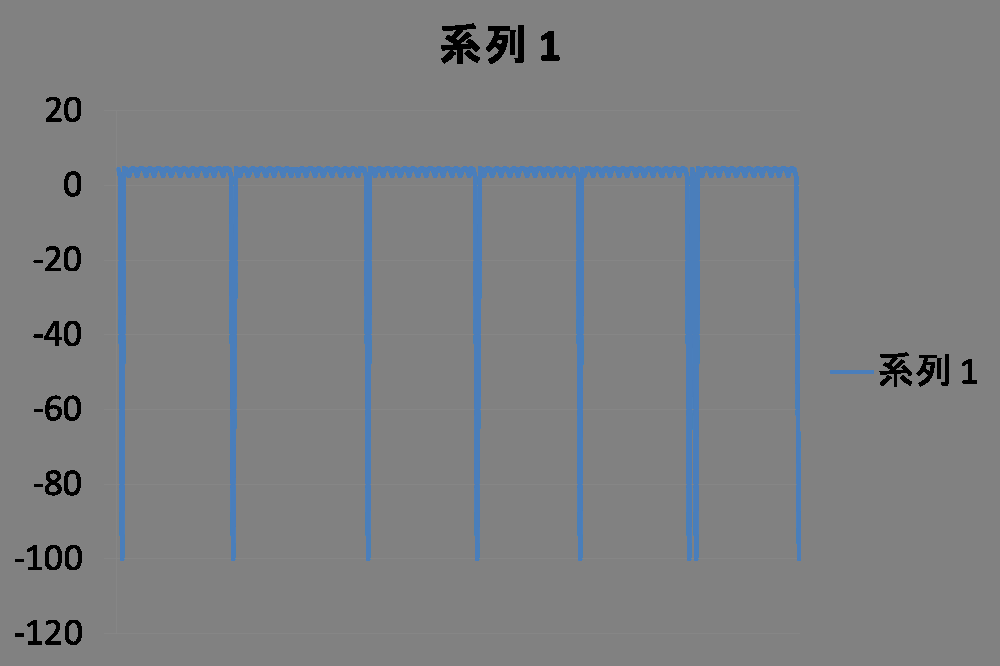
#> input picture py/openCvLab/sample.png, 1000 x 666 px
$ python extractspike.py
#> lines starting #> are read from the running program, lines starting #| are printed output that depends on the picture; after the words box and inside, x2 and y2 are one past the last pixel; in counts of white or black regions, pixels touching at a corner belong together
import cv2
import os.path
import numpy as np
import math


def ready_use_opencv(image_path):
    """
    opencv利用準備
    :param image_path: 画像パス
    :return: imread
    """
#> called with image_path = 'sample.png'
    # 画像入力　第2引数は 1: カラー 0: モノクロ
    return cv2.imread(image_path, 1)
#> returned value is the input picture: shape (666, 1000, 3); mean B, G, R 130, 127.5, 125.4


def write_image(target_imread, outputFileName):
    """
    画像ファイルの書き出し
    :param target_imread: imread
    :param outputFileName: ファイル名
    :return: なし（画像を吐き出す
    """
    output_dir = os.path.join(os.getcwd(), 'result', outputFileName)
    cv2.imwrite(output_dir, target_imread)


# [8 lines left out: function cut_image, not called in this run]


def extract_edges(target_imread, debugged):
    """
    エッジ抽出する
    :param target_imread: imread
    :param: debugged : false:デバッグしない true:デバッグする
    :return: 加工済みimread
    """
#> called with debugged = True
    gray_scale = cv2.cvtColor(target_imread, cv2.COLOR_BGR2GRAY)
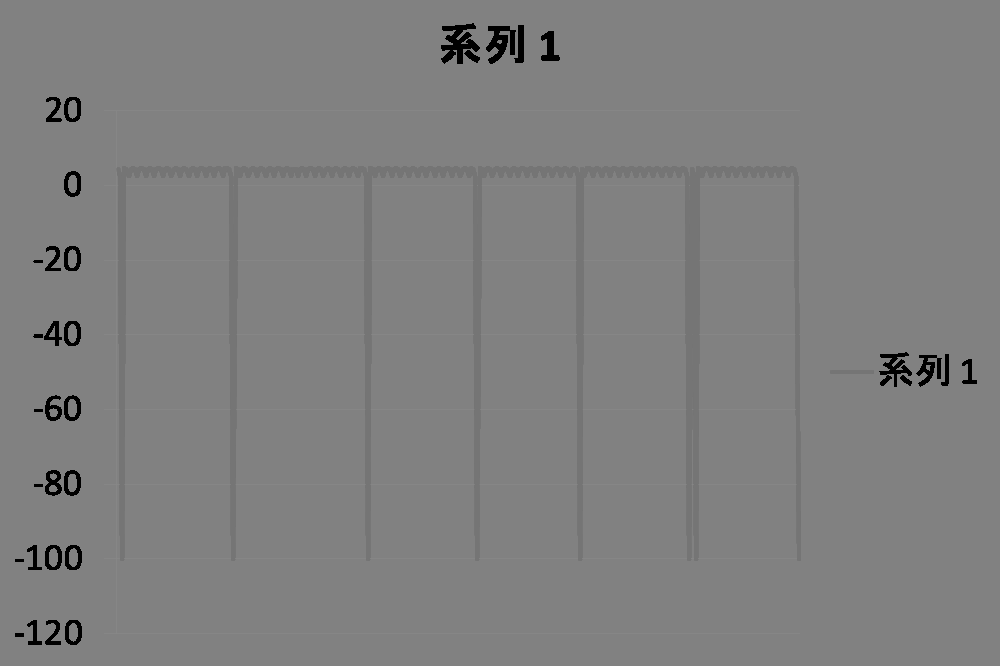
#> gray_scale: shape (666, 1000); min 0, max 135, mean 127.2

    # ノイズ直線(補助線とか)を削除する
    _, binary_threshold = cv2.threshold(gray_scale, 120, 255, cv2.THRESH_BINARY)
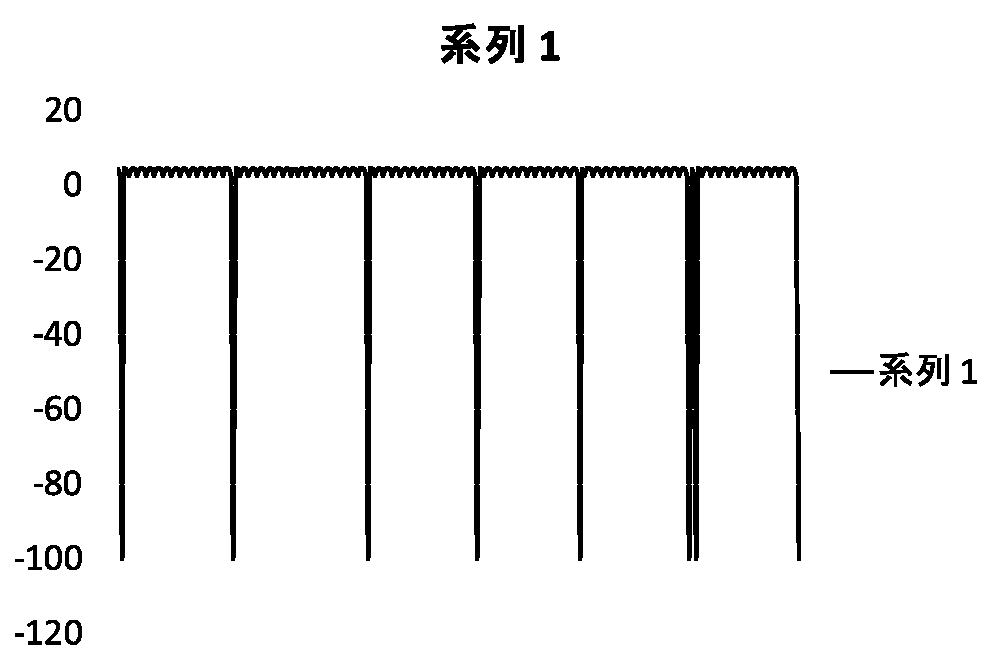
#> binary_threshold: shape (666, 1000); 94.9% white; 35 black regions, largest, box (x1, y1, x2, y2) and area: (117, 166, 801, 561) 26772, (441, 23, 480, 64) 797, (486, 26, 516, 64) 609
    edges = cv2.bitwise_not(binary_threshold)
    # edges = cv2.Canny(binary_threshold, 100, 200, apertureSize=7)


    # デバッグ用
    if debugged:
        write_image(binary_threshold, 'binary_threshold.png')
        write_image(edges, 'edge.png')

    return edges


# [12 lines left out: function extract_horizontal, not called in this run]


def extract_vertical(x1, x2, y1, y2, target_imread):
    # 垂直線のみを取得する
    arg = math.degrees(math.atan2((y2 - y1), (x2 - x1)))
    # 垂直の値
    VERTICAL = 90
    # 許容誤差
    DIFF = 1
    if arg > VERTICAL - DIFF or arg < - (VERTICAL - DIFF):
        print('傾き：' + str(arg - VERTICAL))
        cv2.line(target_imread, (x1, y1), (x2, y2), (255, 0, 255), 2)

    return target_imread


def write_houghline(target_imread):
    """
    hough line変換を行う
    :param target_imread: imredd
    :return: 加工済みimread
    """
    # TODO グラフ直線だけを取得するということができていない
    lines = cv2.HoughLines(extract_edges(target_imread, True), 1, np.pi / 180, 200)
#> lines = 69 rows, first 8: [169, 1.57], [180, 1.55], [164, 1.59], [475, 0], [478, 0], [-469, 3.12], [122, 0], [234, 0]
    print('lineカウント：' + str(len(lines)))
#| lineカウント：69

    for line in lines:
        rho, theta = line[0]

        a = np.cos(theta)
        b = np.sin(theta)
        x0 = a * rho
        y0 = b * rho
        x1 = int(x0 + 1000 * (-b))
        y1 = int(y0 + 1000 * (a))
        x2 = int(x0 - 1000 * (-b))
        y2 = int(y0 - 1000 * (a))

        # 水平直線のみを取得する
        # target_imread = extract_horizontal(x1, x2, y1, y2, target_imread)]
        # 垂直線のみを取得する
        extract_vertical(x1, x2, y1, y2, target_imread)
#> this loop made 69 passes
#> (rho, theta, a, b, x0, y0, x1, y1) on passes 1 to 12: (169, 1.57, -4.37e-08, 1, -7.39e-06, 169, -1000, 168), (180, 1.55, 0.0175, 1, 3.14, 180, -996, 197), (164, 1.59, -0.0175, 1, -2.86, 164, -1002, 146), (475, 0, 1, 0, 475, 0, 475, 1000), (478, 0, 1, 0, 478, 0, 478, 1000), (-469, 3.12, -1, 0.0175, 468.9, -8.19, 451, -1008), (122, 0, 1, 0, 122, 0, 122, 1000), (234, 0, 1, 0, 234, 0, 234, 1000), (368, 0, 1, 0, 368, 0, 368, 1000), (696, 0, 1, 0, 696, 0, 696, 1000), (580, 0, 1, 0, 580, 0, 580, 1000), (690, 0, 1, 0, 690, 0, 690, 1000)
#> line on passes 55 to 60: [[-353, 3.11]], [[133, 0.0349]], [[381, 0.0349]], [[205, 1.52]], [[-666, 3.07]], [[-357, 3.11]]
#| 傾き：-180.0
#| 傾き：-180.0
#| 傾き：-180.0
#| 傾き：-180.0
#| 傾き：-180.0
#| 傾き：-180.0
#| 傾き：-180.0
#| 傾き：-180.0
#> (further printed lines are left out)
        # 全ライン取得
        # cv2.line(target_imread, (x1, y1), (x2, y2), (255, 0, 255), 2)

    return target_imread


# [24 lines left out: function write_houghline_p, not called in this run]


if __name__ == '__main__':
    # 共通準備処理
    target_imread = ready_use_opencv('sample.png')

    # 画像切り出し
    # write_image(cut_image(target_imread), 'cut.png')

    # houghline書き込み
    write_image(write_houghline(target_imread), 'houghline.png')
#> call 3 of write_image, with outputFileName = 'houghline.png'
#> in write_image (call 3), `cv2.imwrite(output_dir, target_imread)`:
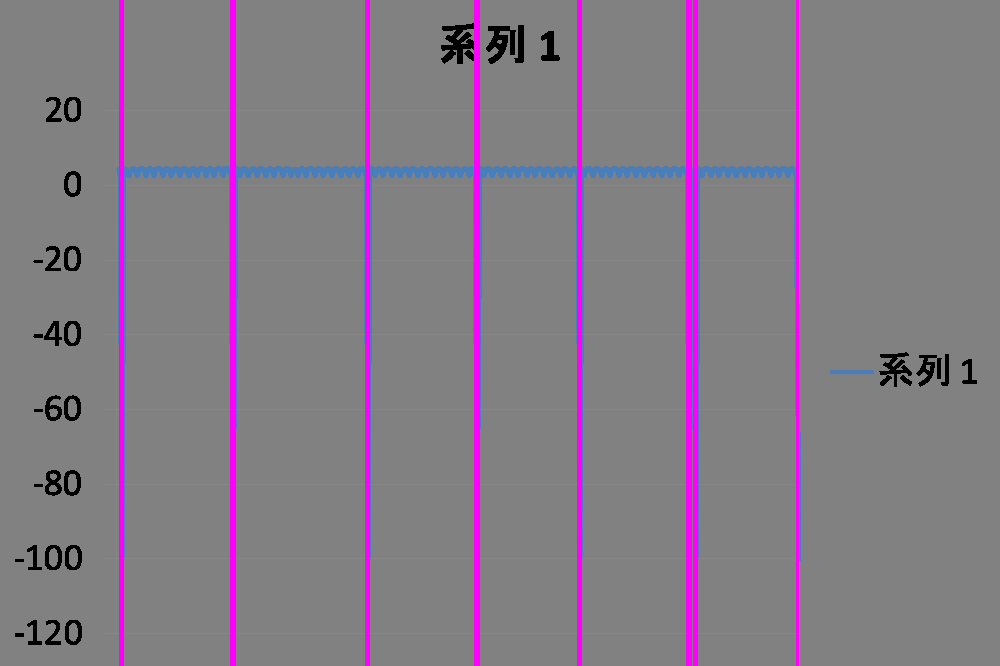
#> saved as houghline.png: shape (666, 1000, 3); mean B, G, R 133.8, 122.3, 131.9

    # 確率的hough line 書き込み
    # write_image(write_houghline_p(target_imread), 'houghlineP.png')
